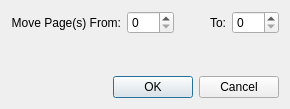
<?xml version="1.0" encoding="UTF-8"?>
<ui version="4.0">
 <class>MovePageDialog</class>
 <widget class="QDialog" name="MovePageDialog">
  <property name="geometry">
   <rect>
    <x>0</x>
    <y>0</y>
    <width>290</width>
    <height>109</height>
   </rect>
  </property>
  <property name="windowTitle">
   <string>Dialog</string>
  </property>
  <layout class="QGridLayout" name="gridLayout">
   <item row="0" column="0">
    <widget class="QLabel" name="label">
     <property name="text">
      <string>Move Page(s) From:</string>
     </property>
     <property name="alignment">
      <set>Qt::AlignRight|Qt::AlignTrailing|Qt::AlignVCenter</set>
     </property>
    </widget>
   </item>
   <item row="0" column="2">
    <widget class="QLabel" name="label_2">
     <property name="text">
      <string>To:</string>
     </property>
     <property name="alignment">
      <set>Qt::AlignRight|Qt::AlignTrailing|Qt::AlignVCenter</set>
     </property>
    </widget>
   </item>
   <item row="0" column="3">
    <widget class="QSpinBox" name="numberToPage"/>
   </item>
   <item row="0" column="1">
    <widget class="QSpinBox" name="numberFromPage"/>
   </item>
   <item row="1" column="0" colspan="4">
    <widget class="ComponentInsertPage" name="componentInsertPage" native="true"/>
   </item>
   <item row="2" column="0" colspan="4">
    <widget class="QDialogButtonBox" name="buttonBox">
     <property name="orientation">
      <enum>Qt::Horizontal</enum>
     </property>
     <property name="standardButtons">
      <set>QDialogButtonBox::Cancel|QDialogButtonBox::Ok</set>
     </property>
    </widget>
   </item>
  </layout>
 </widget>
 <customwidgets>
  <customwidget>
   <class>ComponentInsertPage</class>
   <extends>QWidget</extends>
   <header>component_insertpage.h</header>
   <container>1</container>
  </customwidget>
 </customwidgets>
 <resources/>
 <connections>
  <connection>
   <sender>buttonBox</sender>
   <signal>accepted()</signal>
   <receiver>MovePageDialog</receiver>
   <slot>accept()</slot>
   <hints>
    <hint type="sourcelabel">
     <x>248</x>
     <y>254</y>
    </hint>
    <hint type="destinationlabel">
     <x>157</x>
     <y>274</y>
    </hint>
   </hints>
  </connection>
  <connection>
   <sender>buttonBox</sender>
   <signal>rejected()</signal>
   <receiver>MovePageDialog</receiver>
   <slot>reject()</slot>
   <hints>
    <hint type="sourcelabel">
     <x>316</x>
     <y>260</y>
    </hint>
    <hint type="destinationlabel">
     <x>286</x>
     <y>274</y>
    </hint>
   </hints>
  </connection>
 </connections>
</ui>
